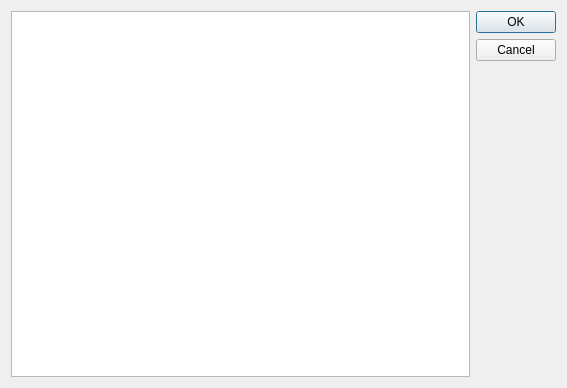
<?xml version="1.0" encoding="UTF-8"?>
<ui version="4.0">
 <class>pkgnote</class>
 <widget class="QDialog" name="pkg_note">
  <property name="geometry">
   <rect>
    <x>0</x>
    <y>0</y>
    <width>567</width>
    <height>388</height>
   </rect>
  </property>
  <property name="windowTitle">
   <string>Dialog</string>
  </property>
  <layout class="QHBoxLayout" name="horizontalLayout">
   <item>
    <widget class="QTextEdit" name="textEdit"/>
   </item>
   <item>
    <widget class="QDialogButtonBox" name="buttonBox">
     <property name="orientation">
      <enum>Qt::Vertical</enum>
     </property>
     <property name="standardButtons">
      <set>QDialogButtonBox::Cancel|QDialogButtonBox::Ok</set>
     </property>
    </widget>
   </item>
  </layout>
 </widget>
 <resources/>
 <connections>
  <connection>
   <sender>buttonBox</sender>
   <signal>accepted()</signal>
   <receiver>pkg_note</receiver>
   <slot>accept()</slot>
   <hints>
    <hint type="sourcelabel">
     <x>248</x>
     <y>254</y>
    </hint>
    <hint type="destinationlabel">
     <x>157</x>
     <y>274</y>
    </hint>
   </hints>
  </connection>
  <connection>
   <sender>buttonBox</sender>
   <signal>rejected()</signal>
   <receiver>pkg_note</receiver>
   <slot>reject()</slot>
   <hints>
    <hint type="sourcelabel">
     <x>316</x>
     <y>260</y>
    </hint>
    <hint type="destinationlabel">
     <x>286</x>
     <y>274</y>
    </hint>
   </hints>
  </connection>
 </connections>
</ui>
